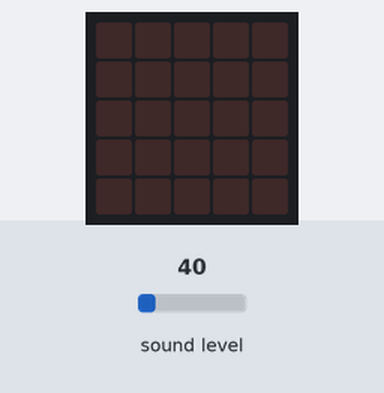
A program run on a simulated BBC micro:bit (MakeCode). Parts: the board's 5×5 LED display. The test bench sets the inputs (shaded band); at power-on: sound level 40.

Above: at 1.2 s.
1.3 s: sound level set to 128
At 2.5 s:
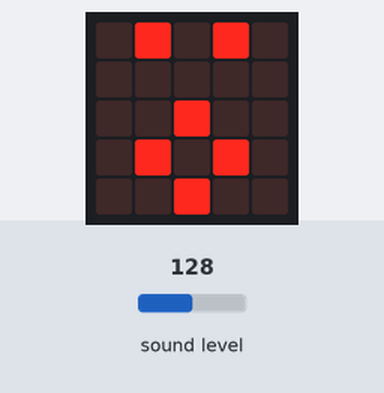
2.8 s: sound level set to 5
At 3.8 s:
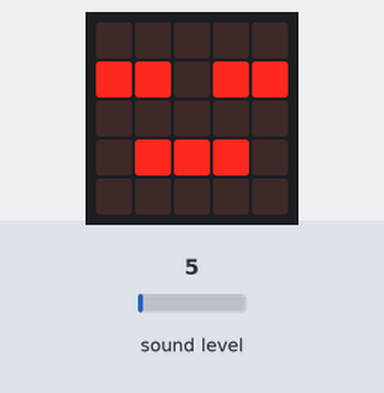
4.3 s: sound level set to 191
At 5.0 s:
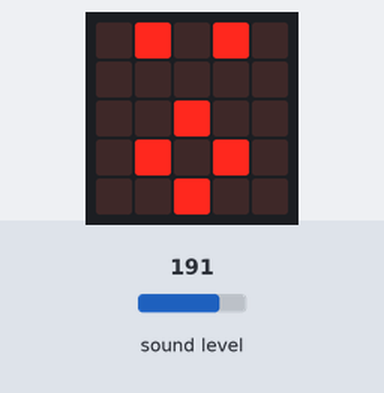
5.8 s: sound level set to 64
At 6.1 s:
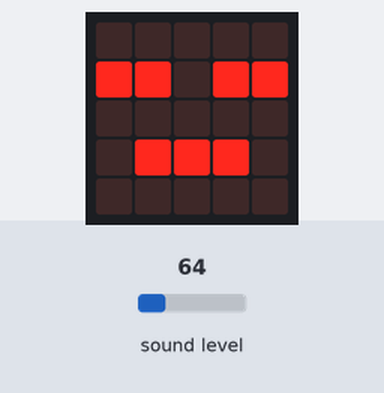
Timing chart, 0 to 8.3 s (numbered marks = the images above; inputs shaded):
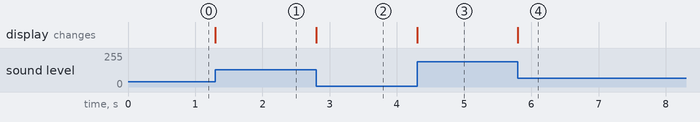

The program:

main.ts
```typescript
input.onSound(DetectedSound.Quiet, function () {
    basic.showIcon(IconNames.Asleep)
})
input.onSound(DetectedSound.Loud, function () {
    basic.showIcon(IconNames.Surprised)
})
input.setSoundThreshold(SoundThreshold.Loud, 128)
input.setSoundThreshold(SoundThreshold.Quiet, 64)
```

test.ts
```typescript
// テストはここに来ます。このパッケージが拡張機能として使用されるときにはコンパイルされません。
```

Measured:
- after the input at 1.3 s, the display: changes at once (image 1)
- after the input at 2.8 s, the display: changes at once (image 2)
- after the input at 4.3 s, the display: changes at once (image 3)
- after the input at 5.8 s, the display: changes at once (image 4)
